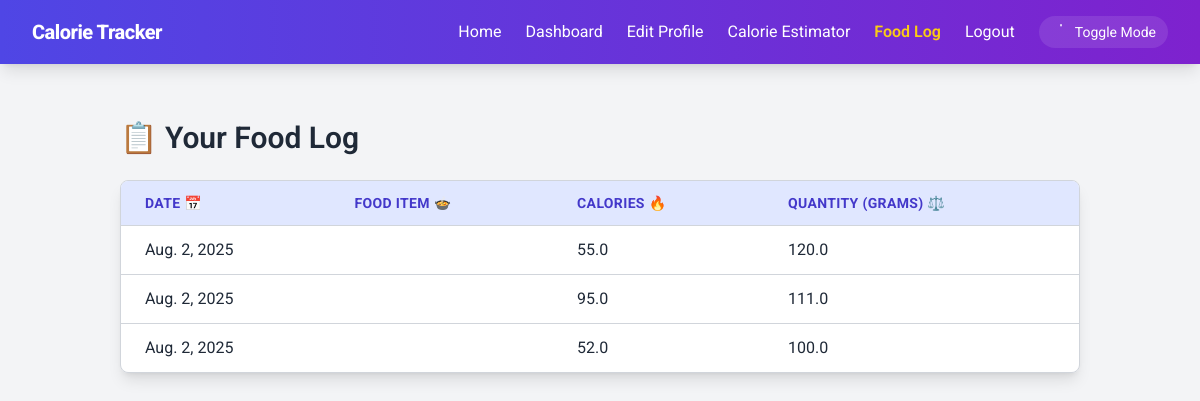
/food-log/ (signed in), run on the app's committed database.
### tracker/models.py (models this page shows, shortened)
class DailyLog(models.Model):
    user = models.ForeignKey(User, on_delete=models.CASCADE)
    food = models.ForeignKey(Food, on_delete=models.CASCADE)
    quantity_in_grams = models.FloatField()
    calories = models.FloatField(default=0)
    date = models.DateField(default=datetime.date.today)

### tracker/views.py (the view)
# urls.py: path('food-log/', views.foodlog_view, name='food_log'),
@login_required
def foodlog_view(request):
    if request.method == 'POST':
        form = FoodEntryForm(request.POST)
        if form.is_valid():
            food = form.cleaned_data['food']
            quantity = form.cleaned_data['quantity_in_grams']
            prompt = f"How many calories in {quantity} grams of {food}? Only return a number."
            try:
                ai_response = ask_openrouter(prompt)
                calories = float(''.join(filter(lambda x: x.isdigit() or x == '.', ai_response)))
                food_log = form.save(commit=False)
                food_log.user = request.user
                food_log.date = datetime.date.today()
                food_log.calories = calories
                food_log.save()
                messages.success(
                    request,
                    f"✅ {food} ({quantity}g) contains {calories} calories. Entry added to your calorie tracker."
                )
                return redirect('food-log')
            except Exception as e:
                messages.error(request, f"AI error: {e}")
        else:
            messages.error(request, "Invalid food log form.")
    else:
        form = FoodEntryForm()
    logs = DailyLog.objects.filter(user=request.user).order_by('-date')
    return render(request, 'tracker/food_log.html', {'form': form, 'logs': logs})

### tracker/templates/tracker/food_log.html (shortened to what this page needs)
{% extends 'tracker/base.html' %}
{% block content %}
<div class="max-w-5xl mx-auto mt-10 px-4 sm:px-6 lg:px-8">
    <h2 class="text-3xl font-semibold text-gray-800 dark:text-white mb-6">📋 Your Food Log</h2>
    {% if logs %}
    <div class="overflow-x-auto rounded-lg shadow-lg border border-gray-300 dark:border-gray-700">
        <table class="min-w-full bg-white dark:bg-gray-900 text-gray-800 dark:text-gray-200 rounded-lg transition duration-300">
            <thead>
                <tr class="bg-indigo-100 dark:bg-indigo-800 text-indigo-700 dark:text-indigo-300 uppercase text-sm font-semibold tracking-wide">
                    <th class="px-6 py-3 text-left">Date 📅</th>
                    <th class="px-6 py-3 text-left">Food Item 🍲</th>
                    <th class="px-6 py-3 text-left">Calories 🔥</th>
                    <th class="px-6 py-3 text-left">Quantity (grams) ⚖️</th>
                </tr>
            </thead>
            <tbody>
                {% for log in logs %}
                    <tr class="border-t border-gray-300 dark:border-gray-700 hover:bg-indigo-50 dark:hover:bg-indigo-900 transition-colors duration-300 cursor-pointer">
                        <td class="px-6 py-3 whitespace-nowrap">{{ log.date }}</td>
                        <td class="px-6 py-3 whitespace-nowrap font-medium">{{ log.food.name }}</td>
                        <td class="px-6 py-3 whitespace-nowrap">{{ log.calories }}</td>
                        <td class="px-6 py-3 whitespace-nowrap">{{ log.quantity_in_grams }}</td>
                    </tr>
                {% endfor %}
            </tbody>
        </table>
    </div>
    {% else %}
        <p class="text-center text-gray-600 dark:text-gray-400 mt-8 italic">No food entries logged yet. 🍽️ Start adding your meals!</p>
    {% endif %}
</div>
{% endblock %}

### tracker/templates/tracker/base.html (style rules this page uses)
body { font-family: 'Roboto', sans-serif; }

### data on the page
DailyLog: date "Aug. 2, 2025", calories "55.0", quantity_in_grams "120.0"
DailyLog: date "Aug. 2, 2025", calories "95.0", quantity_in_grams "111.0"
DailyLog: date "Aug. 2, 2025", calories "52.0", quantity_in_grams "100.0"
